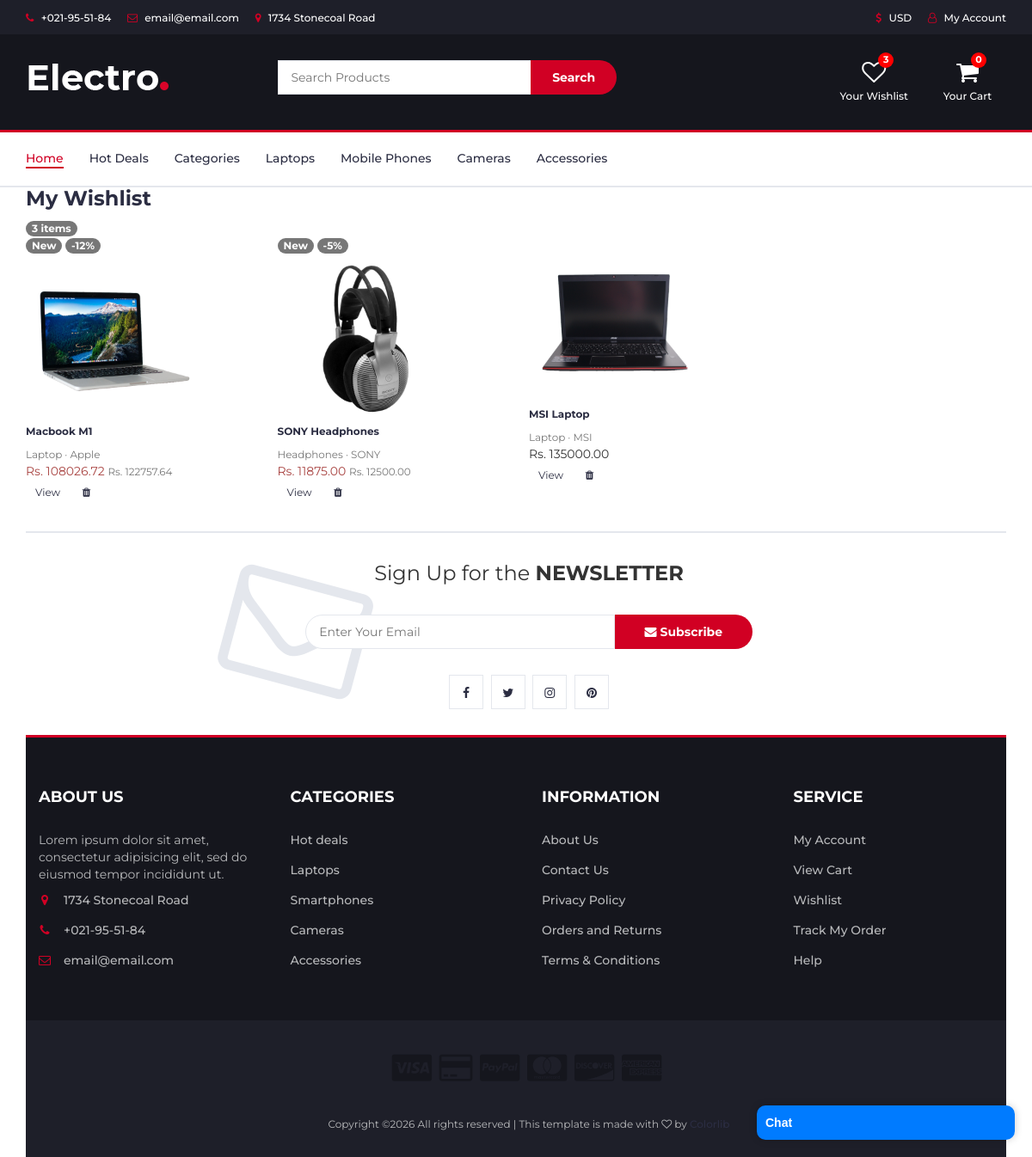
Page /wishlist/ (signed in) on the committed database.
### app/models.py (models this page shows, shortened)
class SiteProfile(models.Model):
    site=models.OneToOneField(Site,on_delete=models.CASCADE,)
    template_name=models.CharField(max_length=100,null=True,blank=True)
    template_address_for_checkout=models.CharField(max_length=100,null=True,blank=True)
    store_name=models.CharField(max_length=100)
    store_logo=models.ImageField(upload_to='store_logos/',null=True,blank=True)
    back_image_at_index=models.ImageField(upload_to='backgrounds/',null=True,blank=True)

class Product(models.Model):
    domain = models.ForeignKey(SiteProfile, on_delete=models.CASCADE, related_name='products',null=True,blank=True)
    site=models.ForeignKey(SiteProfile,on_delete=models.CASCADE,null=True,blank=True)
    name = models.CharField(max_length=200)
    category = models.ForeignKey(Category, on_delete=models.CASCADE)
    stock_qty = models.PositiveIntegerField(default=0)
    image = models.ImageField(upload_to='products/',null=True,blank=True)
    price = models.DecimalField(max_digits=10, decimal_places=2)
    company = models.CharField(max_length=100,default='Generic')
    description = models.TextField(default='No description available.')
    has_discount = models.BooleanField(default=False)
    discount_percent = models.PositiveIntegerField(blank=True, null=True)
    discount_start_date = models.DateTimeField(blank=True, null=True)
    discount_end_date = models.DateTimeField(blank=True, null=True)
    is_new = models.BooleanField(default=False)
    def discounted_price(self):
        if self.has_discount and self.discount_percent:
            return self.price - (self.price * self.discount_percent / 100)
        return self.price

class Category(models.Model):
    domain = models.ForeignKey(SiteProfile, on_delete=models.CASCADE, related_name='categories',null=True,blank=True)
    name = models.CharField(max_length=100)

### app/views.py (the view)
# urls.py: path('wishlist/', views.wishlist_view, name='wishlist'),
def wishlist_view(request):
    if request.user.is_authenticated:
       items = [w.product for w in Wishlist.objects.filter(user=request.user)]
    else:
        wishlist = request.session.get('wishlist', [])
        wishlist = [int(pid) for pid in wishlist]
        items = Product.objects.filter(id__in=wishlist)
    return render(request, 'wishlist.html', {
        'items': items,
        'cart_count': get_cart_count(request),
        'wishlist_count': get_wishlist_count(request)
    })

### templates/wishlist.html (shortened to what this page needs)
{% extends "base.html" %}
{% load static %}
{% block content %}
<div class="container py-5">
    <div class="d-flex justify-content-between align-items-center mb-4">
        <h3 class="fw-bold mb-0">My Wishlist</h3>
        <span class="badge bg-danger">
            {{ items|length }} item{{ items|length|pluralize }}
        </span>
    </div>
    {% if items %}
    <div class="row g-4">
        {% for item in items %}
    <div class="col-lg-3 col-md-4 col-sm-6">
            <div class="card h-100 shadow-sm position-relative">
                {% if item.is_new %}
                <span class="badge bg-success position-absolute top-0 start-0 m-2">
                    New
                </span>
                {% endif %}
                {% if item.has_discount %}
                <span class="badge bg-danger position-absolute top-0 end-0 m-2">
                    -{{ item.discount_percent }}%
                </span>
                {% endif %}
                <img src="{{ item.image.url }}"
                     class="card-img-top"
                     alt="{{ item.name }}"
                     style="height: 200px; object-fit: cover;">
                <div class="card-body d-flex flex-column">
                    <h6 class="card-title mb-1">{{ item.name }}</h6>
                    <small class="text-muted">
                        {{ item.category.name }} · {{ item.company }}
                    </small>
                    <div class="mt-2">
                        {% if item.has_discount %}
                            <span class="fw-bold text-danger">
                                Rs. {{ item.discounted_price|floatformat:2 }}
                            </span>
                            <small class="text-muted text-decoration-line-through ms-2">
                                Rs. {{ item.price }}
                            </small>
                        {% else %}
                            <span class="fw-bold">
                                Rs. {{ item.price }}
                            </span>
                        {% endif %}
                    </div>
                    <div class="mt-auto d-flex justify-content-between align-items-center pt-3">
                        <a href="{% url 'product' %}?id={{ item.id }}"
                           class="btn btn-sm btn-outline-primary">
                            View
                        </a>
                        <a href="{% url 'remove_from_wishlist' item.id %}"
                           class="btn btn-sm btn-outline-danger"
                           title="Remove from wishlist">
                            <i class="fa fa-trash"></i>
                        </a>
                    </div>
                </div>
            </div>
        </div>
        {% endfor %}
    {% endif %}
</div>
{% endblock %}

### templates/base.html (shortened to what this page needs)
{% load static %}
<!DOCTYPE html>
<html lang="en">
	<head>
		<link rel="stylesheet" href="https://cdnjs.cloudflare.com/ajax/libs/noUiSlider/15.7.1/nouislider.min.css">
 		<link rel="stylesheet" href="{% static 'css/bootstrap.min.css' %}">
    <link rel="stylesheet" href="{% static 'css/slick.css' %}">
    <link rel="stylesheet" href="{% static 'css/slick-theme.css' %}">
    <link rel="stylesheet" href="{% static 'css/nouislider.min.css' %}">
    <link rel="stylesheet" href="{% static 'css/font-awesome.min.css' %}">
    <link rel="stylesheet" href="{% static 'css/style.css' %}">
    </head>
	<body>
		<header>
			<div id="top-header">
				<div class="container">
					<ul class="header-links pull-left">
						<li><a href="#"><i class="fa fa-phone"></i> +021-95-51-84</a></li>
						<li><a href="#"><i class="fa fa-envelope-o"></i> email@email.com</a></li>
						<li><a href="#"><i class="fa fa-map-marker"></i> 1734 Stonecoal Road</a></li>
					</ul>
					<ul class="header-links pull-right">
						<li><a href="#"><i class="fa fa-dollar"></i> USD</a></li>
						<li><a href="{% url 'account' %}"><i class="fa fa-user-o"></i> My Account</a></li>
					</ul>
				</div>
			</div>
			<div id="header">
				<div class="container">
					<div class="row">
						<div class="col-md-3">
							<div class="header-logo" >
								<a href="{% url 'index' %}" class="logo">
									<img src="{{ site_profile.store_logo.url }}" alt="{{ site_profile.store_name }}"
										>
								</a>
							</div>
						</div>
						<div class="col-md-6">
							<div class="header-search">
								<form method="GET" action="{% url 'shop' %}">
								<input class="input" type="text" name="q" value="{{ query }}" placeholder="Search Products">
								<button class="search-btn" type="submit">Search</button>
							</form>
							</div>
						</div>
						<div class="col-md-3 clearfix">
							<div class="header-ctn">
								<div>
								<a href="{% url 'wishlist' %}" style="text-decoration:none; display:inline-block; text-align:center;">
									<div style="position: relative; display: inline-block;">
										<i class="fa fa-heart-o" style="font-size: 28px; color:white;"></i>
										<span style="
											position: absolute;
											top: 0;
											right: 0;
											transform: translate(50%, -50%);
											width: 18px;
											height: 18px;
											background: red;
											color: white;
											border-radius: 50%;
											font-size: 11px;
											font-weight: bold;
											display: flex;
											align-items: center;
											justify-content: center;
										">
											{{ wishlist_count }}
										</span>
									</div>
									<div style="font-size: 12px; margin-top: 4px;">
										Your Wishlist
									</div>
								</a>
							</div>
								<div>
								<a href="{% url 'cart' %}" style="text-decoration:none; display:inline-block; text-align:center;">
									<div style="position: relative; display: inline-block;">
										<i class="fa fa-shopping-cart" style="font-size: 28px;"></i>
										<span style="
											position: absolute;
											top: 0;
											right: 0;
											transform: translate(50%, -50%);
											width: 18px;
											height: 18px;
											background: red;
											color: white;
											border-radius: 50%;
											font-size: 11px;
											font-weight: bold;
											display: flex;
											align-items: center;
											justify-content: center;
										">
											{{ cart_count }}
										</span>
									</div>
									<div style="font-size: 12px; margin-top: 4px;">
										Your Cart
									</div>
    </a>
</div>
							</div>
						</div>
					</div>
				</div>
			</div>
		</header>
		<nav id="navigation">
			<div class="container">
				<div id="responsive-nav">
					<ul class="main-nav nav navbar-nav">
					<li class="active"><a href="{% url 'index' %}">Home</a></li>
						<li><a href="#">Hot Deals</a></li>
						<li><a href="{% url 'categories' %}">Categories</a></li>
						<li><a href="{% url 'shop' %}?category=Laptop">Laptops</a></li>
						<li><a href="{% url 'shop' %}?category=Mobile Phones">Mobile Phones</a></li>
						<li><a href="{% url 'shop' %}?category=Cameras">Cameras</a></li>
						<li><a href="{% url 'shop' %}?category=Accessories">Accessories</a></li>
					</ul>
				</div>
			</div>
		</nav>
{% block content %}
{% endblock %}
		<div id="newsletter" class="section">
			<div class="container">
				<div class="row">
					<div class="col-md-12">
						<div class="newsletter">
							<p>Sign Up for the <strong>NEWSLETTER</strong></p>
							<form>
								<input class="input" type="email" placeholder="Enter Your Email">
								<button class="newsletter-btn"><i class="fa fa-envelope"></i> Subscribe</button>
							</form>
							<ul class="newsletter-follow">
								<li>
									<a href="#"><i class="fa fa-facebook"></i></a>
								</li>
								<li>
									<a href="#"><i class="fa fa-twitter"></i></a>
								</li>
								<li>
									<a href="#"><i class="fa fa-instagram"></i></a>
								</li>
								<li>
									<a href="#"><i class="fa fa-pinterest"></i></a>
								</li>
							</ul>
						</div>
					</div>
				</div>
			</div>
		</div>
		<footer id="footer">
			<div class="section">
				<div class="container">
					<div class="row">
						<div class="col-md-3 col-xs-6">
							<div class="footer">
								<h3 class="footer-title">About Us</h3>
								<p>Lorem ipsum dolor sit amet, consectetur adipisicing elit, sed do eiusmod tempor incididunt ut.</p>
								<ul class="footer-links">
									<li><a href="#"><i class="fa fa-map-marker"></i>1734 Stonecoal Road</a></li>
									<li><a href="#"><i class="fa fa-phone"></i>+021-95-51-84</a></li>
									<li><a href="#"><i class="fa fa-envelope-o"></i>email@email.com</a></li>
								</ul>
							</div>
						</div>
						<div class="col-md-3 col-xs-6">
							<div class="footer">
								<h3 class="footer-title">Categories</h3>
								<ul class="footer-links">
									<li><a href="#">Hot deals</a></li>
									<li><a href="#">Laptops</a></li>
									<li><a href="#">Smartphones</a></li>
									<li><a href="#">Cameras</a></li>
									<li><a href="#">Accessories</a></li>
								</ul>
							</div>
						</div>
						<div class="col-md-3 col-xs-6">
							<div class="footer">
								<h3 class="footer-title">Information</h3>
								<ul class="footer-links">
									<li><a href="#">About Us</a></li>
									<li><a href="#">Contact Us</a></li>
									<li><a href="#">Privacy Policy</a></li>
									<li><a href="#">Orders and Returns</a></li>
									<li><a href="#">Terms & Conditions</a></li>
								</ul>
							</div>
						</div>
						<div class="col-md-3 col-xs-6">
							<div class="footer">
								<h3 class="footer-title">Service</h3>
								<ul class="footer-links">
									<li><a href="#">My Account</a></li>
									<li><a href="#">View Cart</a></li>
									<li><a href="#">Wishlist</a></li>
									<li><a href="#">Track My Order</a></li>
									<li><a href="#">Help</a></li>
								</ul>
							</div>
						</div>
					</div>
				</div>
			</div>
			<div id="bottom-footer" class="section">
				<div class="container">
					<div class="row">
						<div class="col-md-12 text-center">
							<ul class="footer-payments">
								<li><a href="#"><i class="fa fa-cc-visa"></i></a></li>
								<li><a href="#"><i class="fa fa-credit-card"></i></a></li>
								<li><a href="#"><i class="fa fa-cc-paypal"></i></a></li>
								<li><a href="#"><i class="fa fa-cc-mastercard"></i></a></li>
								<li><a href="#"><i class="fa fa-cc-discover"></i></a></li>
								<li><a href="#"><i class="fa fa-cc-amex"></i></a></li>
							</ul>
							<span class="copyright">
								Copyright &copy;<script>document.write(new Date().getFullYear());</script> All rights reserved | This template is made with <i class="fa fa-heart-o" aria-hidden="true"></i> by <a href="https://colorlib.com" target="_blank">Colorlib</a>
							</span>
						</div>
					</div>
				</div>
			</div>
		</footer>
<div id="chat-box" style="position:fixed; bottom:20px; right:20px; width:300px; font-family:Arial; box-shadow:0 0 10px rgba(0,0,0,0.2); border-radius:10px; overflow:hidden;">
    <div id="chat-header" onclick="toggleChat()"
         style="background:#007bff; color:white; padding:10px; cursor:pointer; font-weight:bold;">
        Chat
    </div>
</div>
	</body>
</html>

### rows in the picture
SiteProfile: store_logo (picture)
Product: is_new "New", discount_percent "12", image (picture), name "Macbook M1", category.name "Laptop", company "Apple", discounted_price "108026.72", price "122757.64"
Product: is_new "New", discount_percent "5", image (picture), name "SONY Headphones", category.name "Headphones", company "SONY", discounted_price "11875.00", price "12500.00"
Product: image (picture), name "MSI Laptop", category.name "Laptop", company "MSI", price "135000.00"

### other values in the picture
{{ wishlist_count }} "3"
{{ cart_count }} "0"
{{ items|length }} "3"
